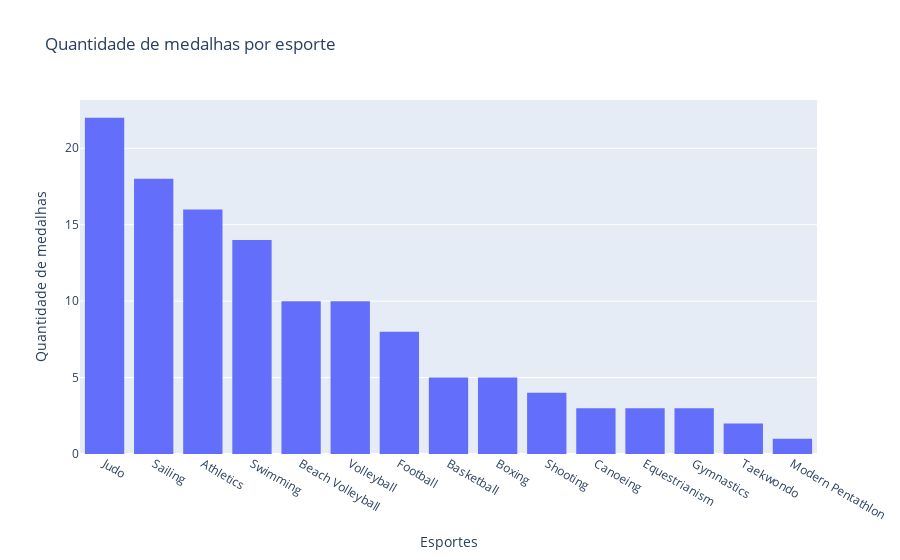

This figure's notebook cell:
### Code cell
'''
Utilizando novamente o Plotly, criamos um histograma passando a coluna de esporte do dataframe em questão no eixo x, a 
quantidade de medalhas totais no eixo y e configuramos algumas das legendas.
'''

fig4 = px.histogram(x = df_atletas_brasil_medalhas_evento_esporte_total_medalha['Sport'], 
                    y = df_atletas_brasil_medalhas_evento_esporte_total_medalha['Quantity'], 
                    title = 'Quantidade de medalhas por esporte');
fig4.update_xaxes(title_text = 'Esportes')
fig4.update_yaxes(title_text = 'Quantidade de medalhas')
fig4.show();

### Figure 1 — Plotly figure (JSON) as saved in the notebook; plotly's stock layout.template omitted (floating-point values rounded to 4 significant figures)
{"data": [{"alignmentgroup": "True", "bingroup": "x", "histfunc": "sum", "hovertemplate": "x=%{x}<br>sum of y=%{y}<extra></extra>", "legendgroup": "", "marker": {"color": "#636efa", "pattern": {"shape": ""}}, "name": "", "offsetgroup": "", "orientation": "v", "showlegend": false, "type": "histogram", "x": ["Judo", "Sailing", "Athletics", "Swimming", "Beach Volleyball", "Volleyball", "Football", "Basketball", "Boxing", "Shooting", "Canoeing", "Equestrianism", "Gymnastics", "Taekwondo", "Modern Pentathlon"], "xaxis": "x", "y": [22, 18, 16, 14, 10, 10, 8, 5, 5, 4, 3, 3, 3, 2, 1], "yaxis": "y"}], "layout": {"barmode": "relative", "legend": {"tracegroupgap": 0}, "title": {"text": "Quantidade de medalhas por esporte"}, "xaxis": {"anchor": "y", "domain": [0, 1], "title": {"text": "Esportes"}}, "yaxis": {"anchor": "x", "domain": [0, 1], "title": {"text": "Quantidade de medalhas"}}}}
